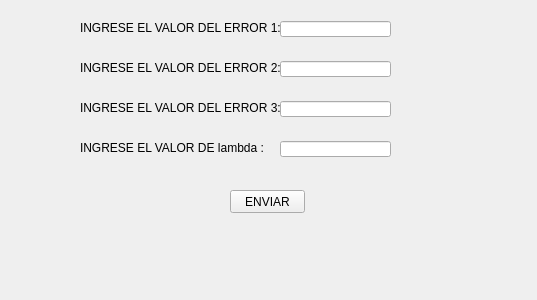
<?xml version="1.0" encoding="UTF-8"?>
<ui version="4.0">
 <class>Form</class>
 <widget class="QWidget" name="Form">
  <property name="geometry">
   <rect>
    <x>0</x>
    <y>0</y>
    <width>537</width>
    <height>300</height>
   </rect>
  </property>
  <property name="windowTitle">
   <string>Form</string>
  </property>
  <widget class="QPushButton" name="pushButtonValor">
   <property name="geometry">
    <rect>
     <x>230</x>
     <y>190</y>
     <width>75</width>
     <height>23</height>
    </rect>
   </property>
   <property name="text">
    <string>ENVIAR</string>
   </property>
  </widget>
  <widget class="QLineEdit" name="lineEditErro1">
   <property name="geometry">
    <rect>
     <x>280</x>
     <y>21</y>
     <width>111</width>
     <height>16</height>
    </rect>
   </property>
  </widget>
  <widget class="QLineEdit" name="lineEditErro2">
   <property name="geometry">
    <rect>
     <x>280</x>
     <y>61</y>
     <width>111</width>
     <height>16</height>
    </rect>
   </property>
  </widget>
  <widget class="QLineEdit" name="lineEditErro3">
   <property name="geometry">
    <rect>
     <x>280</x>
     <y>101</y>
     <width>111</width>
     <height>16</height>
    </rect>
   </property>
  </widget>
  <widget class="QLabel" name="label">
   <property name="geometry">
    <rect>
     <x>80</x>
     <y>20</y>
     <width>211</width>
     <height>16</height>
    </rect>
   </property>
   <property name="text">
    <string>&lt;html&gt;&lt;head/&gt;&lt;body&gt;&lt;p&gt;&lt;span style=&quot; font-size:9pt;&quot;&gt;INGRESE EL VALOR DEL ERROR 1:&lt;/span&gt;&lt;/p&gt;&lt;/body&gt;&lt;/html&gt;</string>
   </property>
  </widget>
  <widget class="QLabel" name="label_2">
   <property name="geometry">
    <rect>
     <x>80</x>
     <y>60</y>
     <width>211</width>
     <height>16</height>
    </rect>
   </property>
   <property name="text">
    <string>&lt;html&gt;&lt;head/&gt;&lt;body&gt;&lt;p&gt;&lt;span style=&quot; font-size:9pt;&quot;&gt;INGRESE EL VALOR DEL ERROR 2:&lt;/span&gt;&lt;/p&gt;&lt;/body&gt;&lt;/html&gt;</string>
   </property>
  </widget>
  <widget class="QLabel" name="label_3">
   <property name="geometry">
    <rect>
     <x>80</x>
     <y>100</y>
     <width>211</width>
     <height>16</height>
    </rect>
   </property>
   <property name="text">
    <string>&lt;html&gt;&lt;head/&gt;&lt;body&gt;&lt;p&gt;&lt;span style=&quot; font-size:9pt;&quot;&gt;INGRESE EL VALOR DEL ERROR 3:&lt;/span&gt;&lt;/p&gt;&lt;/body&gt;&lt;/html&gt;</string>
   </property>
  </widget>
  <widget class="QLineEdit" name="lineEditLambda">
   <property name="geometry">
    <rect>
     <x>280</x>
     <y>141</y>
     <width>111</width>
     <height>16</height>
    </rect>
   </property>
  </widget>
  <widget class="QLabel" name="label_4">
   <property name="geometry">
    <rect>
     <x>80</x>
     <y>140</y>
     <width>211</width>
     <height>16</height>
    </rect>
   </property>
   <property name="text">
    <string>&lt;html&gt;&lt;head/&gt;&lt;body&gt;&lt;p&gt;&lt;span style=&quot; font-size:9pt;&quot;&gt;INGRESE EL VALOR DE lambda :&lt;/span&gt;&lt;/p&gt;&lt;/body&gt;&lt;/html&gt;</string>
   </property>
  </widget>
 </widget>
 <resources/>
 <connections/>
</ui>
